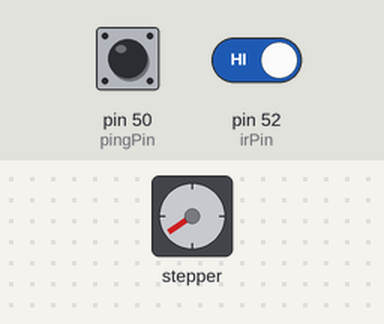
This sketch was run on a simulated Arduino Mega 2560, built with avr-gcc and run on an emulated ATmega2560. On the bench: stepper motor. Wiring (inferred from the names in the program): stepper motor driver (200 steps per turn assumed): step pin 2; direction pin 5; enable pin 8. The test bench sets the inputs (shaded band); at power-on: pin 50 (pingPin) LOW, pin 52 (irPin) HIGH. What the sketch prints to the serial monitor is not drawn.

Above: at 1.2 s.
1.3 s: pin 50 (pingPin) driven HIGH
At 1.65 s:
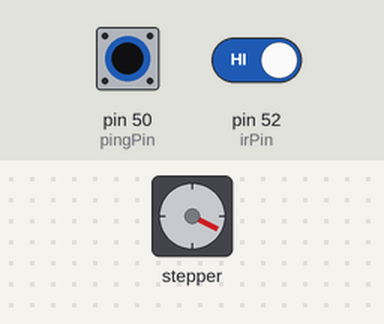
4.3 s: pin 50 (pingPin) driven LOW
At 4.65 s:
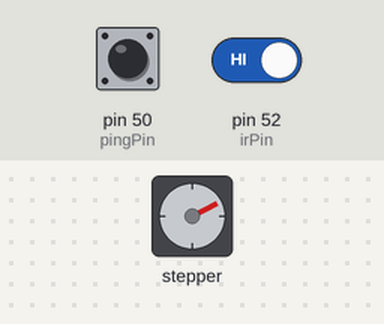
7.3 s: pin 52 (irPin) driven LOW
At 7.3 s:
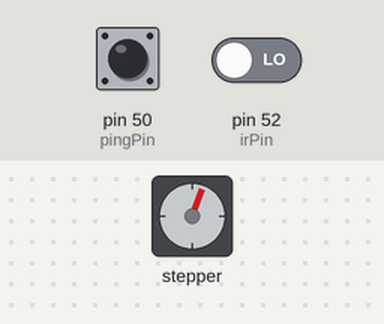
10.3 s: pin 50 (pingPin) driven HIGH
At 10.75 s:
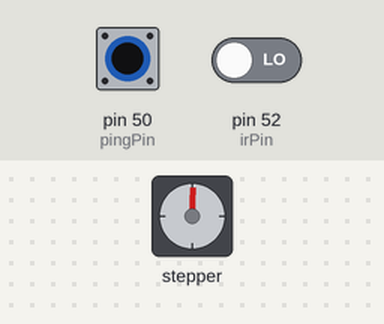
13.3 s: pin 50 (pingPin) pulsed LOW 2 times (0.12 s each, 0.3 s apart)
16.9 s: pin 50 (pingPin) pulsed LOW 2 times (0.12 s each, 0.3 s apart)
Timing chart, 0 to 21.5 s (numbered marks = the images above; inputs shaded):
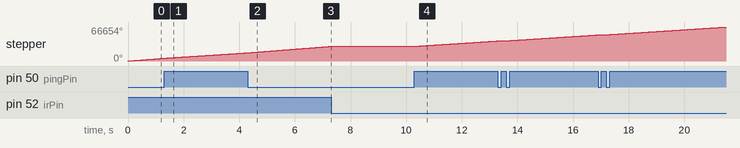

Measured:
- after the input at 7.3 s, stepper: stops changing and stays 28821°
- after the input at 10.3 s, stepper: keeps turning clockwise at about 3530°/s, starting at once

The sketch:

cnc_shield.ino
```cpp
// defines pins numbers
const int pingPin = 50;

const int stepX = 2;
const int dirX = 5;

const int enPin = 8;

const int irPin = 52;

bool dispenserDetected = false;
char instruction = "";

void setup() {
  // Sets the two pins as Outputs
  pinMode(pingPin, INPUT);

  pinMode(stepX, OUTPUT);
  pinMode(dirX, OUTPUT);

  pinMode(enPin, OUTPUT);

  pinMode(irPin, INPUT);

  digitalWrite(enPin, LOW);
  digitalWrite(dirX, HIGH);

  Serial.begin(115200);
}

void loop() {
  int ping = digitalRead(pingPin);
  if (ping) {
    Serial.println("high");
  }
  else{
    Serial.println("low");
  }

  int val = digitalRead(irPin);
  if (!val) dispenserDetected = true;
  if (ping) dispenserDetected = false;

  if (!dispenserDetected) {
    digitalWrite(stepX, HIGH);
    delayMicroseconds(50);
    digitalWrite(stepX, LOW);
    delayMicroseconds(50);
  }
}
```
